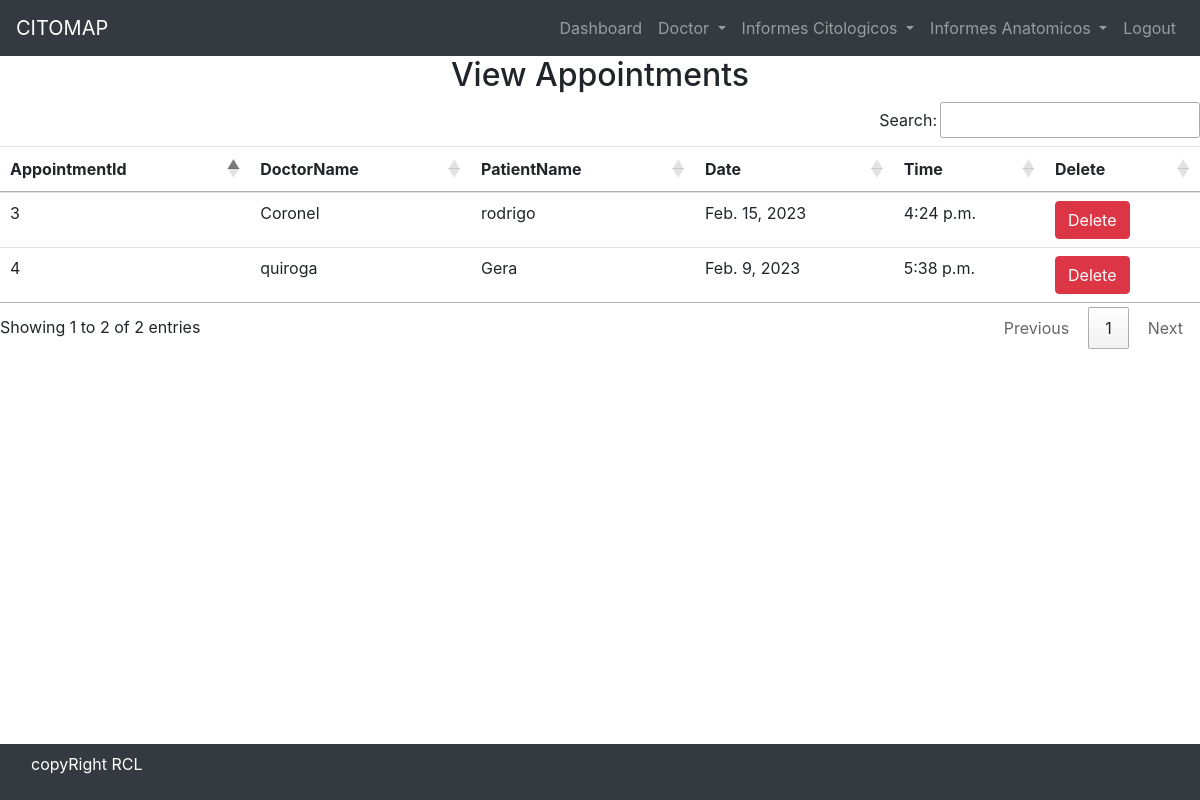
The app's page /view_appointment/ (signed in), older data.
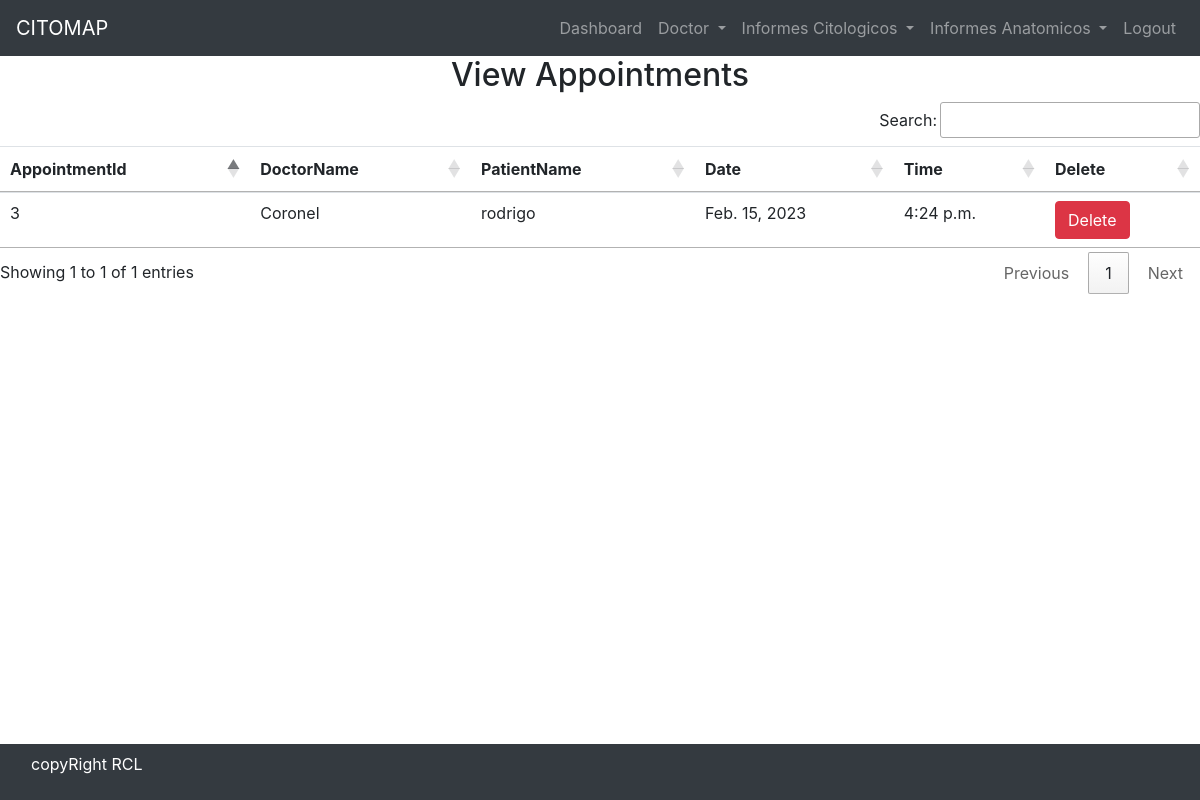
The same page, newer data.
### hospital/models.py (models this page shows)
class Appointment(models.Model):
    doctor = models.ForeignKey(Doctor,on_delete=models.CASCADE)
    patient = models.ForeignKey(Patient,on_delete=models.CASCADE)
    date = models.DateField()
    time = models.TimeField()

class Doctor(models.Model):
    Name = models.CharField(max_length=50)
    mobile = models.IntegerField()
    special = models.CharField(max_length=50)
    matricula = models.CharField(max_length=50,default='CCC-00000')

class Patient(models.Model):
    name = models.CharField(max_length=50)
    gender = models.CharField(max_length=50)
    mobile = models.IntegerField(null=True)
    address = models.TextField()

### hospital/views.py (the view)
# urls.py: path('view_appointment/', View_Appointment, name='view_appointment'),
def View_Appointment(request):
    if not request.user.is_staff:
        return redirect('login')
    doc = Appointment.objects.all()
    d = {'doc': doc}
    return render(request, 'view_appointment.html',d)

### hospital/templates/view_appointment.html
{% include 'base.html' %} {% include 'navigation.html' %} {% block content %}
<div>
  <h2 class="text-center">View Appointments</h2>
  <table id="example" class="table table-hover">
    <thead>
      <tr>
        <th>AppointmentId</th>
        <th>DoctorName</th>
        <th>PatientName</th>
        <th>Date</th>
        <th>Time</th>
        <th>Delete</th>
      </tr>
    </thead>
    <body>
      {% for i in doc%}
      <tr>
        <td>{{i.id}}</td>
        <td>{{i.doctor.Name}}</td>
        <td>{{i.patient.name}}</td>
        <td>{{i.date}}</td>
        <td>{{i.time}}</td>
        <td>
          <a
            href="{% url 'delete_appointment' i.id %}"
            onclick="return confirm('Are you sure you want to delete')"
            class="btn btn-danger"
          >
            Delete
          </a>
        </td>
      </tr>
      {% endfor%}
    </body>
  </table>
</div>
{% endblock content%} {% include 'footer.html'%}

Row changes from the older to the newer data that the page shows:
removed Appointment: id "4", doctor.Name "quiroga", patient.name "Gera", date "Feb. 9, 2023", time "5:38 p.m."
Text that changed along with them:
text written by a page script: "Search: Showing 1 to 2 of 2 entries Previous 1 Next" → "Search: Showing 1 to 1 of 1 entries Previous 1 Next"
